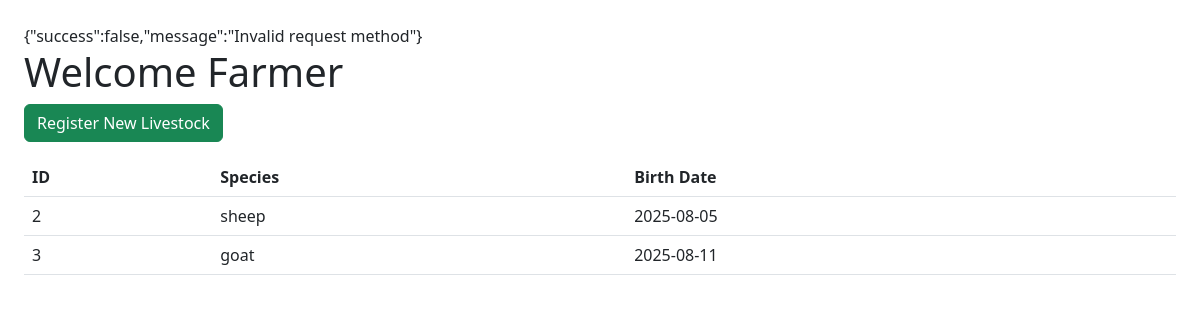
/pages/farmer_dashboard.php (signed in), run on an earlier commit of the app's database.
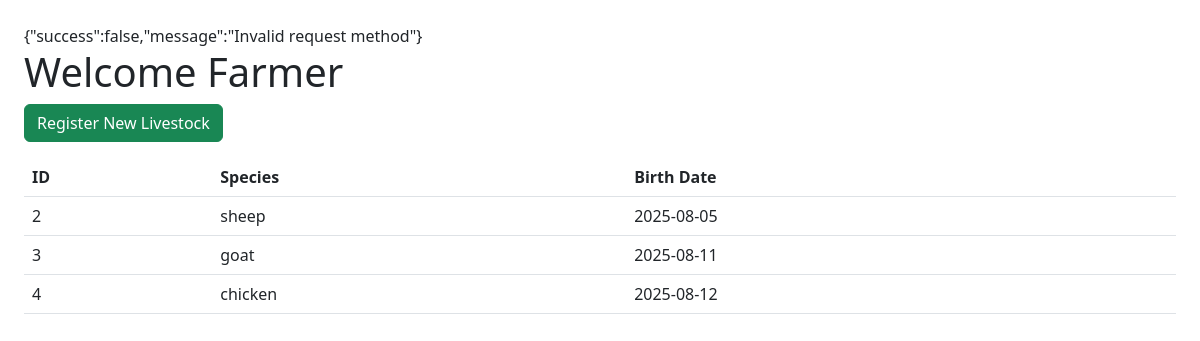
And on a later commit of the database.
### tables this page shows
CREATE TABLE `livestock` (
  `id` int NOT NULL,
  `species` varchar(50) NOT NULL,
  `birth_date` date DEFAULT NULL,
  `owner_id` int DEFAULT NULL,
  `animal_id` varchar(25) DEFAULT NULL,
  `breed` varchar(25) DEFAULT NULL,
  `gender` varchar(10) DEFAULT NULL,
  `color` varchar(10) DEFAULT NULL,
  `weight` varchar(10) DEFAULT NULL,
  `location` varchar(10) DEFAULT NULL,
  `notes` varchar(500) DEFAULT NULL,
  `created_at` datetime DEFAULT CURRENT_TIMESTAMP
);

### pages/farmer_dashboard.php (the view, shortened to what this page needs)
<?php
require '../config/db.php';
$userId = $_SESSION['user_id'];
$stmt = $pdo->prepare("SELECT * FROM livestock WHERE owner_id = ?");
$stmt->execute([$userId]);
$livestock = $stmt->fetchAll(PDO::FETCH_ASSOC);
?>
<!DOCTYPE html>
<html>
<head>
    <link rel="stylesheet" href="https://cdn.jsdelivr.net/npm/bootstrap@5.3.0/dist/css/bootstrap.min.css">
</head>
<body class="p-4">
<h1>Welcome Farmer</h1>
<a href="livestock_add.php" class="btn btn-success">Register New Livestock</a>
<table class="table mt-3">
    <thead><tr><th>ID</th><th>Species</th><th>Birth Date</th></tr></thead>
    <tbody>
        <?php foreach ($livestock as $animal): ?>
        <tr>
            <td><?= htmlspecialchars($animal['id']) ?></td>
            <td><?= htmlspecialchars($animal['species']) ?></td>
            <td><?= htmlspecialchars($animal['birth_date']) ?></td>
        </tr>
        <?php endforeach; ?>
    </tbody>
</table>
</body>
</html>

What changed in the data, as far as the page shows it:
added livestock: id "4", species "chicken", birth_date "2025-08-12"
